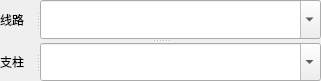
       <widget class="QSplitter" name="splitter_5">
        <property name="geometry">
         <rect>
          <x>940</x>
          <y>30</y>
          <width>321</width>
          <height>81</height>
         </rect>
        </property>
        <property name="orientation">
         <enum>Qt::Vertical</enum>
        </property>
        <widget class="QSplitter" name="splitter">
         <property name="orientation">
          <enum>Qt::Horizontal</enum>
         </property>
         <widget class="QLabel" name="label_5">
          <property name="minimumSize">
           <size>
            <width>36</width>
            <height>0</height>
           </size>
          </property>
          <property name="maximumSize">
           <size>
            <width>36</width>
            <height>16777215</height>
           </size>
          </property>
          <property name="text">
           <string>线路</string>
          </property>
         </widget>
         <widget class="QComboBox" name="cbMS_zq">
          <property name="minimumSize">
           <size>
            <width>0</width>
            <height>0</height>
           </size>
          </property>
          <property name="maximumSize">
           <size>
            <width>999</width>
            <height>16777215</height>
           </size>
          </property>
          <property name="editable">
           <bool>true</bool>
          </property>
         </widget>
        </widget>
        <widget class="QSplitter" name="splitter_4">
         <property name="orientation">
          <enum>Qt::Horizontal</enum>
         </property>
         <widget class="QLabel" name="label_6">
          <property name="minimumSize">
           <size>
            <width>36</width>
            <height>0</height>
           </size>
          </property>
          <property name="maximumSize">
           <size>
            <width>36</width>
            <height>16777215</height>
           </size>
          </property>
          <property name="text">
           <string>支柱</string>
          </property>
         </widget>
         <widget class="QComboBox" name="cbMS_md">
          <property name="minimumSize">
           <size>
            <width>0</width>
            <height>0</height>
           </size>
          </property>
          <property name="maximumSize">
           <size>
            <width>999</width>
            <height>16777215</height>
           </size>
          </property>
          <property name="editable">
           <bool>true</bool>
          </property>
         </widget>
        </widget>
       </widget>
